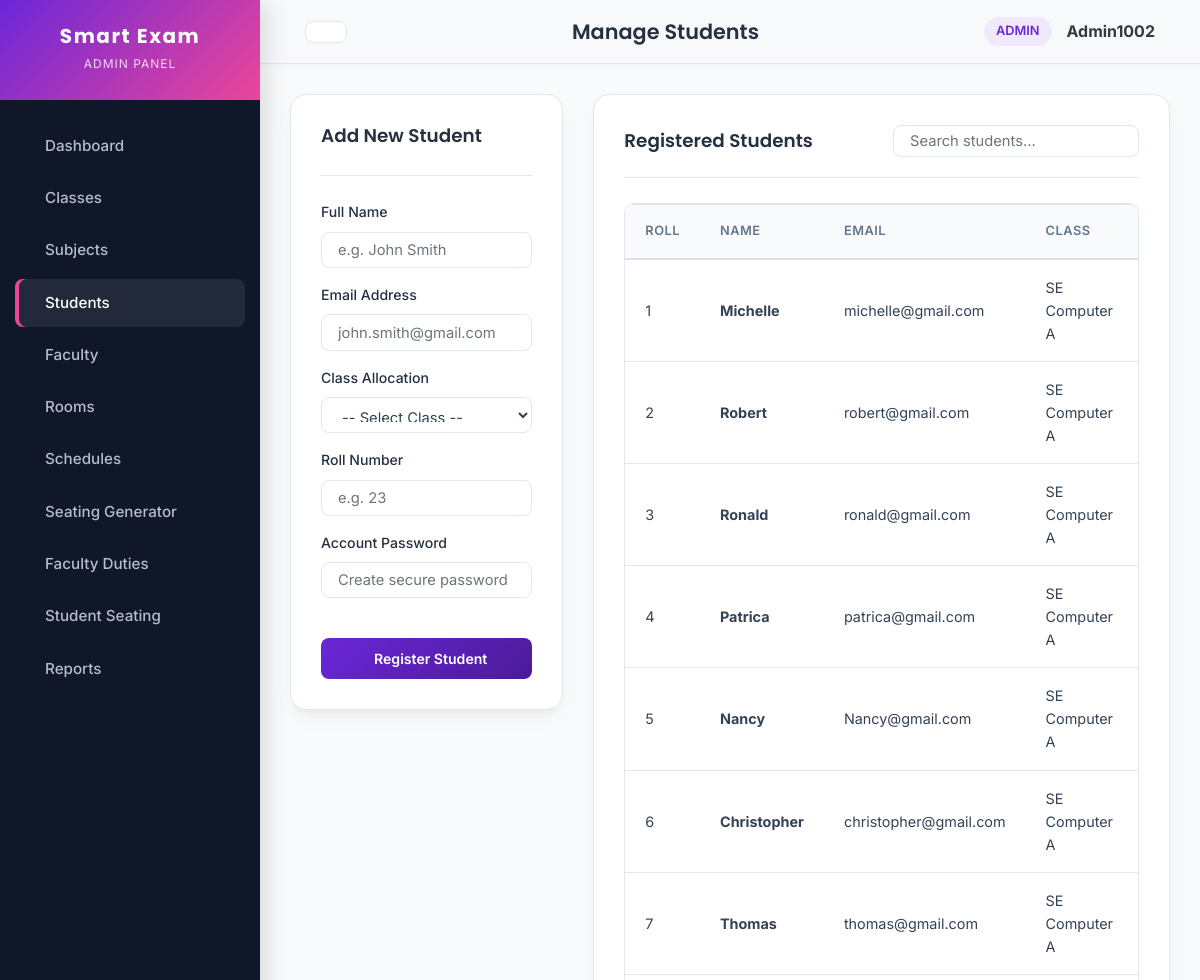
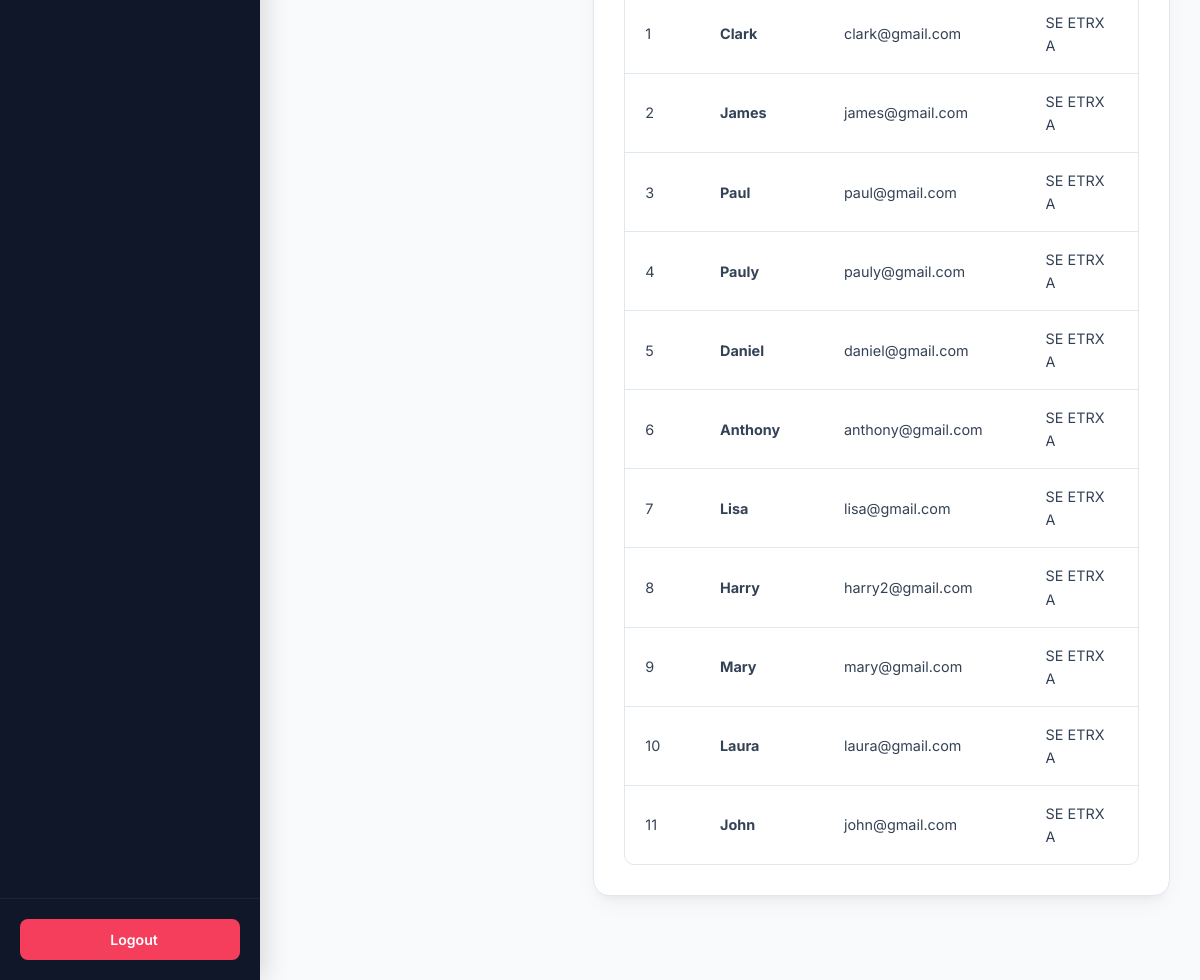
/admin/manage_students.php (signed in), run on the app's committed database (2 pictures, top to bottom).
### tables this page shows
CREATE TABLE `students` (
  `student_id` int(11) NOT NULL,
  `password` varchar(255) NOT NULL,
  `name` varchar(100) NOT NULL,
  `email` varchar(255) NOT NULL,
  `class` int(11) NOT NULL,
  `rollno` int(11) NOT NULL
);

CREATE TABLE `class` (
  `class_id` int(11) NOT NULL,
  `year` varchar(20) NOT NULL,
  `dept` varchar(30) NOT NULL,
  `division` varchar(20) NOT NULL
);

### admin/manage_students.php (the view, shortened to what this page needs)
<?php
$active_menu = 'students';
$page_title = 'Manage Students';
include_once '../templates/header.php';
?>
<div class="row">
    <div class="col-lg-4 mb-4">
        <div class="card-panel">
            <div class="card-panel-header">
                <h5 class="card-panel-title">Add New Student</h5>
            </div>
            <form method="post" action="">
                <div class="form-group">
                    <label for="sname">Full Name</label>
                    <input type="text" name="sname" id="sname" class="form-control" placeholder="e.g. John Smith" required>
                </div>
                <div class="form-group">
                    <label for="smail">Email Address</label>
                    <input type="email" name="smail" id="smail" class="form-control" placeholder="john.smith@gmail.com" required>
                </div>
                <div class="form-group">
                    <label for="sclass">Class Allocation</label>
                    <select name="sclass" id="sclass" class="form-control" required>
                        <option value="">-- Select Class --</option>
                    </select>
                </div>
                <div class="form-group">
                    <label for="sroll">Roll Number</label>
                    <input type="number" name="sroll" id="sroll" class="form-control" min="1" placeholder="e.g. 23" required>
                </div>
                <div class="form-group">
                    <label for="spwd">Account Password</label>
                    <input type="password" name="spwd" id="spwd" class="form-control" placeholder="Create secure password" required>
                </div>
                <button type="submit" name="addstudent" class="btn btn-primary btn-block mt-4">
                    <i class="la la-plus"></i> Register Student
                </button>
            </form>
        </div>
    </div>
    <div class="col-lg-8 mb-4">
        <div class="card-panel">
            <div class="card-panel-header d-flex flex-column flex-sm-row justify-content-between align-items-sm-center gap-3">
                <h5 class="card-panel-title mb-0">Registered Students</h5>
                <div class="no-print">
                    <input type="text" class="form-control form-control-sm" placeholder="Search students..." data-search-table="students-table">
                </div>
            </div>
            <div class="table-responsive">
                <table class="table" id="students-table">
                    <thead>
                        <tr>
                            <th>Roll</th>
                            <th>Name</th>
                            <th>Email</th>
                            <th>Class</th>
                            <th class="text-right">Actions</th>
                        </tr>
                    </thead>
                    <tbody>
                        <?php
                        $select_sql = "SELECT s.student_id, s.rollno, s.name, s.email, c.year, c.dept, c.division
                                      FROM students s
                                      JOIN class c ON s.class = c.class_id
                                      ORDER BY c.year, c.dept, c.division, s.rollno";
                        $result = mysqli_query($conn, $select_sql);
                        if (mysqli_num_rows($result) > 0) {
                            while ($row = mysqli_fetch_assoc($result)) {
                                echo "<tr>
                                    <td>" . htmlspecialchars($row['rollno']) . "</td>
                                    <td><strong>" . htmlspecialchars($row['name']) . "</strong></td>
                                    <td>" . htmlspecialchars($row['email']) . "</td>
                                    <td>" . htmlspecialchars($row['year'] . " " . $row['dept'] . " " . $row['division']) . "</td>
                                    <td class='text-right'>
                                        <form method='post' action='' onsubmit='return confirm(\"Are you sure you want to delete this student?\");' style='display:inline;'>
                                            <input type='hidden' name='deletestudent' value='" . $row['student_id'] . "'>
                                            <button type='submit' class='btn btn-light btn-sm text-danger p-1' title='Delete Student'>
                                                <i class='la la-trash-alt' style='font-size:1.2rem;'></i>
                                            </button>
                                        </form>
                                    </td>
                                </tr>";
                            }
                        } else {
                            echo "<tr><td colspan='5' class='text-center py-4 text-muted'>No students registered in the system.</td></tr>";
                        }
                        ?>
                    </tbody>
                </table>
            </div>
        </div>
    </div>
</div>
<?php include_once '../templates/footer.php'; ?>

### templates/header.php (shortened to what this page needs)
<?php
$base_path = "";
if (basename(getcwd()) === 'admin' || basename(getcwd()) === 'student' || basename(getcwd()) === 'faculty') {
    $base_path = "../";
}
?>
<!DOCTYPE html>
<html lang="en">
<head>
    <link rel="stylesheet" href="https://stackpath.bootstrapcdn.com/bootstrap/4.5.2/css/bootstrap.min.css">
    <link rel="stylesheet" href="https://maxst.icons8.com/vue-static/landings/line-awesome/line-awesome/1.3.0/css/line-awesome.min.css">
    <link rel="stylesheet" href="<?php echo $base_path; ?>assets/css/style.css">
</head>
<body>
    <div class="wrapper">
        <nav id="sidebar" class="no-print">
            <div class="sidebar-header">
                <h4>Smart Exam</h4>
                <span><?php echo strtoupper($_SESSION['role']); ?> Panel</span>
            </div>
            <ul class="list-unstyled components">
                <?php if ($_SESSION['role'] === 'admin'): ?>
                    <li>
                        <a href="<?php echo $base_path; ?>admin/dashboard.php" class="<?php echo ($active_menu === 'dashboard') ? 'active_link' : ''; ?>">
                            <i class="la la-dashboard"></i> Dashboard
                        </a>
                    </li>
                    <li>
                        <a href="<?php echo $base_path; ?>admin/manage_classes.php" class="<?php echo ($active_menu === 'classes') ? 'active_link' : ''; ?>">
                            <i class="la la-chalkboard-teacher"></i> Classes
                        </a>
                    </li>
                    <li>
                        <a href="<?php echo $base_path; ?>admin/manage_subjects.php" class="<?php echo ($active_menu === 'subjects') ? 'active_link' : ''; ?>">
                            <i class="la la-book"></i> Subjects
                        </a>
                    </li>
                    <li>
                        <a href="<?php echo $base_path; ?>admin/manage_students.php" class="<?php echo ($active_menu === 'students') ? 'active_link' : ''; ?>">
                            <i class="la la-user-graduate"></i> Students
                        </a>
                    </li>
                    <li>
                        <a href="<?php echo $base_path; ?>admin/manage_faculty.php" class="<?php echo ($active_menu === 'faculty') ? 'active_link' : ''; ?>">
                            <i class="la la-users-cog"></i> Faculty
                        </a>
                    </li>
                    <li>
                        <a href="<?php echo $base_path; ?>admin/manage_rooms.php" class="<?php echo ($active_menu === 'rooms') ? 'active_link' : ''; ?>">
                            <i class="la la-building"></i> Rooms
                        </a>
                    </li>
                    <li>
                        <a href="<?php echo $base_path; ?>admin/manage_schedule.php" class="<?php echo ($active_menu === 'schedule') ? 'active_link' : ''; ?>">
                            <i class="la la-calendar-alt"></i> Schedules
                        </a>
                    </li>
                    <li>
                        <a href="<?php echo $base_path; ?>admin/generate_seating.php" class="<?php echo ($active_menu === 'seating') ? 'active_link' : ''; ?>">
                            <i class="la la-th"></i> Seating Generator
                        </a>
                    </li>
                    <li>
                        <a href="<?php echo $base_path; ?>admin/faculty_allocation.php" class="<?php echo ($active_menu === 'duty') ? 'active_link' : ''; ?>">
                            <i class="la la-clipboard-list"></i> Faculty Duties
                        </a>
                    </li>
                    <li>
                        <a href="<?php echo $base_path; ?>admin/view_allotment.php" class="<?php echo ($active_menu === 'view_allot') ? 'active_link' : ''; ?>">
                            <i class="la la-address-card"></i> Student Seating
                        </a>
                    </li>
                    <li>
                        <a href="<?php echo $base_path; ?>admin/reports.php" class="<?php echo ($active_menu === 'reports') ? 'active_link' : ''; ?>">
                            <i class="la la-chart-bar"></i> Reports
                        </a>
                    </li>
                <?php endif; ?>
            </ul>
            <div class="sidebar-footer">
                <a href="<?php echo $base_path; ?>logout.php" class="btn btn-danger btn-block btn-sm">
                    <i class="la la-sign-out"></i> Logout
                </a>
            </div>
        </nav>
        <div id="content">
            <nav class="navbar navbar-expand-lg navbar-light bg-light no-print">
                <div class="container-fluid">
                    <button type="button" id="sidebarCollapse" class="btn btn-light">
                    </button>
                    <span class="page-name"><?php echo isset($page_title) ? $page_title : "Dashboard"; ?></span>
                    <div class="user-profile-nav">
                        <span class="user-badge"><?php echo htmlspecialchars($_SESSION['role']); ?></span>
                        <span class="d-none d-sm-inline font-weight-bold text-dark"><?php echo htmlspecialchars($_SESSION['user_name']); ?></span>
                    </div>
                </div>
            </nav>
            <div class="main-content">

### templates/footer.php (shortened to what this page needs)
            </div>
        </div>
    </div>
</body>
</html>

### data on the page
students: rollno "1", name "Michelle", email "michelle@gmail.com", class.division "SE Computer A"
students: rollno "2", name "Robert", email "robert@gmail.com", class.division "SE Computer A"
students: rollno "3", name "Ronald", email "ronald@gmail.com", class.division "SE Computer A"
students: rollno "4", name "Patrica", email "patrica@gmail.com", class.division "SE Computer A"
students: rollno "5", name "Nancy", email "Nancy@gmail.com", class.division "SE Computer A"
students: rollno "6", name "Christopher", email "christopher@gmail.com", class.division "SE Computer A"
students: rollno "7", name "Thomas", email "thomas@gmail.com", class.division "SE Computer A"
students: rollno "1", name "Clark", email "clark@gmail.com", class.division "SE ETRX A"
students: rollno "2", name "James", email "james@gmail.com", class.division "SE ETRX A"
students: rollno "3", name "Paul", email "paul@gmail.com", class.division "SE ETRX A"
students: rollno "4", name "Pauly", email "pauly@gmail.com", class.division "SE ETRX A"
students: rollno "5", name "Daniel", email "daniel@gmail.com", class.division "SE ETRX A"
students: rollno "6", name "Anthony", email "anthony@gmail.com", class.division "SE ETRX A"
students: rollno "7", name "Lisa", email "lisa@gmail.com", class.division "SE ETRX A"
students: rollno "8", name "Harry", email "harry2@gmail.com", class.division "SE ETRX A"
students: rollno "9", name "Mary", email "mary@gmail.com", class.division "SE ETRX A"
students: rollno "10", name "Laura", email "laura@gmail.com", class.division "SE ETRX A"
students: rollno "11", name "John", email "john@gmail.com", class.division "SE ETRX A"

### other printed values
$_SESSION['role'] "ADMIN"
$page_title "Manage Students"
$_SESSION['user_name'] "Admin1002"
